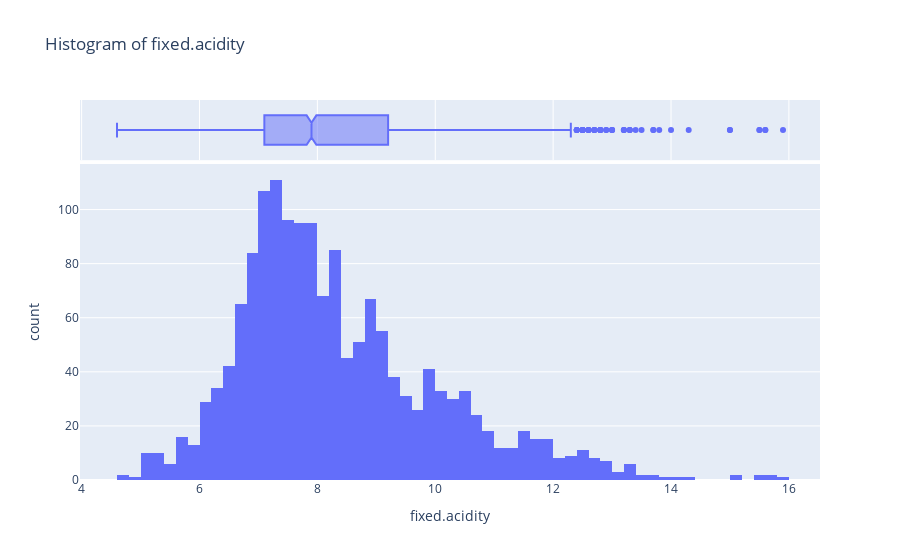
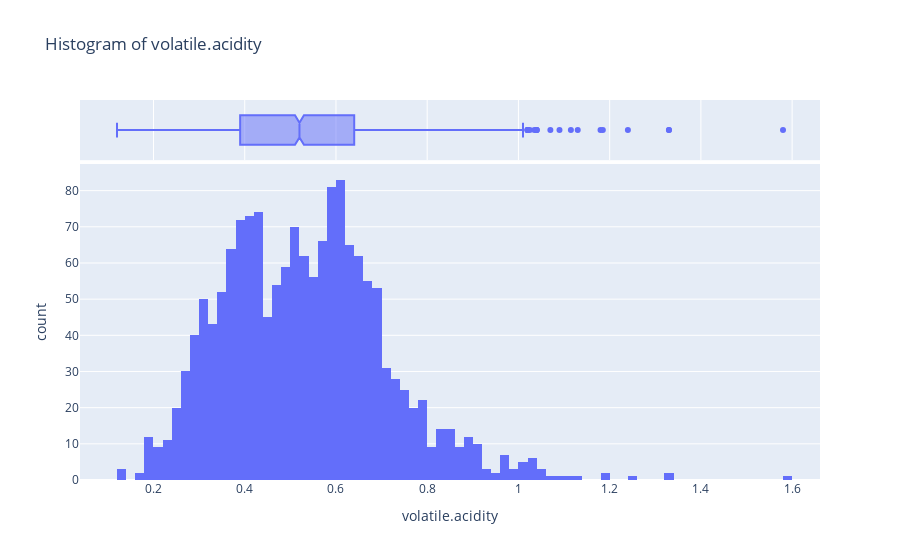
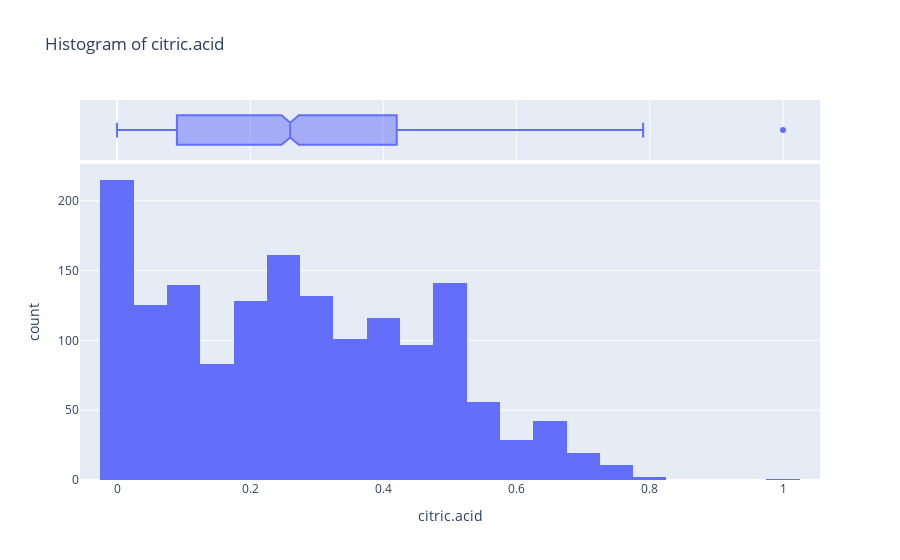
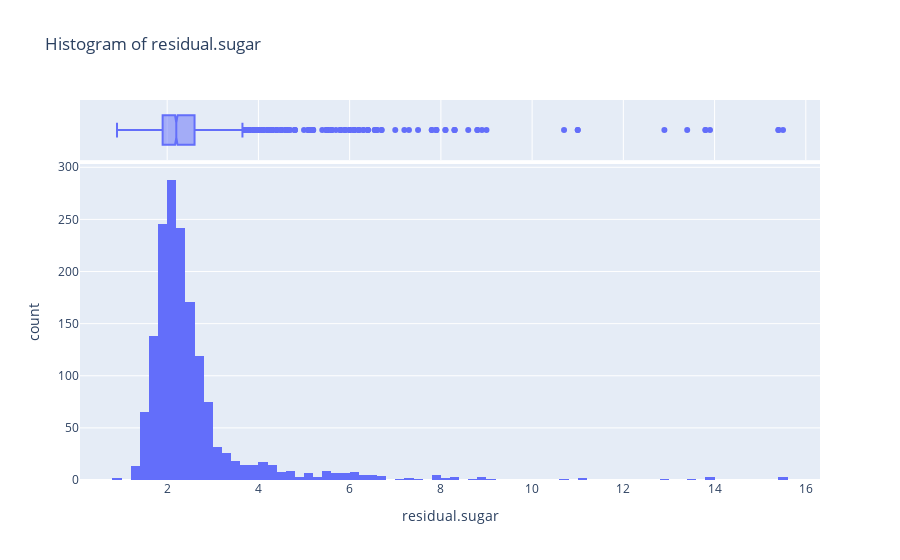

The cell these charts' notebook holds for them, in order:
### Code cell
for col in df:
    fig = px.histogram(df, x=col, marginal="box", title = 'Histogram of ' + col)
    fig.show()

### Figure 1 — Plotly figure (JSON) as saved in the notebook; plotly's stock layout.template omitted (floating-point values rounded to 4 significant figures; data arrays with more than 128 entries replaced by an {"elided": "..."} marker saying what was removed)
{"data": [{"alignmentgroup": "True", "bingroup": "x", "hovertemplate": "fixed.acidity=%{x}<br>count=%{y}<extra></extra>", "legendgroup": "", "marker": {"color": "#636efa", "pattern": {"shape": ""}}, "name": "", "offsetgroup": "", "orientation": "v", "showlegend": false, "type": "histogram", "x": {"elided": "1599 float values"}, "xaxis": "x", "yaxis": "y"}, {"alignmentgroup": "True", "hovertemplate": "fixed.acidity=%{x}<extra></extra>", "legendgroup": "", "marker": {"color": "#636efa"}, "name": "", "notched": true, "offsetgroup": "", "showlegend": false, "type": "box", "x": {"elided": "1599 float values"}, "xaxis": "x2", "yaxis": "y2"}], "layout": {"barmode": "relative", "legend": {"tracegroupgap": 0}, "title": {"text": "Histogram of fixed.acidity"}, "xaxis": {"anchor": "y", "domain": [0, 1], "title": {"text": "fixed.acidity"}}, "xaxis2": {"anchor": "y2", "domain": [0, 1], "matches": "x", "showgrid": true, "showticklabels": false}, "yaxis": {"anchor": "x", "domain": [0, 0.8316], "title": {"text": "count"}}, "yaxis2": {"anchor": "x2", "domain": [0.8416, 1], "matches": "y2", "showgrid": false, "showline": false, "showticklabels": false, "ticks": ""}}}

### Figure 2 — Plotly figure (JSON) as saved in the notebook; plotly's stock layout.template omitted (floating-point values rounded to 4 significant figures; data arrays with more than 128 entries replaced by an {"elided": "..."} marker saying what was removed)
{"data": [{"alignmentgroup": "True", "bingroup": "x", "hovertemplate": "volatile.acidity=%{x}<br>count=%{y}<extra></extra>", "legendgroup": "", "marker": {"color": "#636efa", "pattern": {"shape": ""}}, "name": "", "offsetgroup": "", "orientation": "v", "showlegend": false, "type": "histogram", "x": {"elided": "1599 float values"}, "xaxis": "x", "yaxis": "y"}, {"alignmentgroup": "True", "hovertemplate": "volatile.acidity=%{x}<extra></extra>", "legendgroup": "", "marker": {"color": "#636efa"}, "name": "", "notched": true, "offsetgroup": "", "showlegend": false, "type": "box", "x": {"elided": "1599 float values"}, "xaxis": "x2", "yaxis": "y2"}], "layout": {"barmode": "relative", "legend": {"tracegroupgap": 0}, "title": {"text": "Histogram of volatile.acidity"}, "xaxis": {"anchor": "y", "domain": [0, 1], "title": {"text": "volatile.acidity"}}, "xaxis2": {"anchor": "y2", "domain": [0, 1], "matches": "x", "showgrid": true, "showticklabels": false}, "yaxis": {"anchor": "x", "domain": [0, 0.8316], "title": {"text": "count"}}, "yaxis2": {"anchor": "x2", "domain": [0.8416, 1], "matches": "y2", "showgrid": false, "showline": false, "showticklabels": false, "ticks": ""}}}

### Figure 3 — Plotly figure (JSON) as saved in the notebook; plotly's stock layout.template omitted (floating-point values rounded to 4 significant figures; data arrays with more than 128 entries replaced by an {"elided": "..."} marker saying what was removed)
{"data": [{"alignmentgroup": "True", "bingroup": "x", "hovertemplate": "citric.acid=%{x}<br>count=%{y}<extra></extra>", "legendgroup": "", "marker": {"color": "#636efa", "pattern": {"shape": ""}}, "name": "", "offsetgroup": "", "orientation": "v", "showlegend": false, "type": "histogram", "x": {"elided": "1599 float values"}, "xaxis": "x", "yaxis": "y"}, {"alignmentgroup": "True", "hovertemplate": "citric.acid=%{x}<extra></extra>", "legendgroup": "", "marker": {"color": "#636efa"}, "name": "", "notched": true, "offsetgroup": "", "showlegend": false, "type": "box", "x": {"elided": "1599 float values"}, "xaxis": "x2", "yaxis": "y2"}], "layout": {"barmode": "relative", "legend": {"tracegroupgap": 0}, "title": {"text": "Histogram of citric.acid"}, "xaxis": {"anchor": "y", "domain": [0, 1], "title": {"text": "citric.acid"}}, "xaxis2": {"anchor": "y2", "domain": [0, 1], "matches": "x", "showgrid": true, "showticklabels": false}, "yaxis": {"anchor": "x", "domain": [0, 0.8316], "title": {"text": "count"}}, "yaxis2": {"anchor": "x2", "domain": [0.8416, 1], "matches": "y2", "showgrid": false, "showline": false, "showticklabels": false, "ticks": ""}}}

### Figure 4 — Plotly figure (JSON) as saved in the notebook; plotly's stock layout.template omitted (floating-point values rounded to 4 significant figures; data arrays with more than 128 entries replaced by an {"elided": "..."} marker saying what was removed)
{"data": [{"alignmentgroup": "True", "bingroup": "x", "hovertemplate": "residual.sugar=%{x}<br>count=%{y}<extra></extra>", "legendgroup": "", "marker": {"color": "#636efa", "pattern": {"shape": ""}}, "name": "", "offsetgroup": "", "orientation": "v", "showlegend": false, "type": "histogram", "x": {"elided": "1599 float values"}, "xaxis": "x", "yaxis": "y"}, {"alignmentgroup": "True", "hovertemplate": "residual.sugar=%{x}<extra></extra>", "legendgroup": "", "marker": {"color": "#636efa"}, "name": "", "notched": true, "offsetgroup": "", "showlegend": false, "type": "box", "x": {"elided": "1599 float values"}, "xaxis": "x2", "yaxis": "y2"}], "layout": {"barmode": "relative", "legend": {"tracegroupgap": 0}, "title": {"text": "Histogram of residual.sugar"}, "xaxis": {"anchor": "y", "domain": [0, 1], "title": {"text": "residual.sugar"}}, "xaxis2": {"anchor": "y2", "domain": [0, 1], "matches": "x", "showgrid": true, "showticklabels": false}, "yaxis": {"anchor": "x", "domain": [0, 0.8316], "title": {"text": "count"}}, "yaxis2": {"anchor": "x2", "domain": [0.8416, 1], "matches": "y2", "showgrid": false, "showline": false, "showticklabels": false, "ticks": ""}}}
